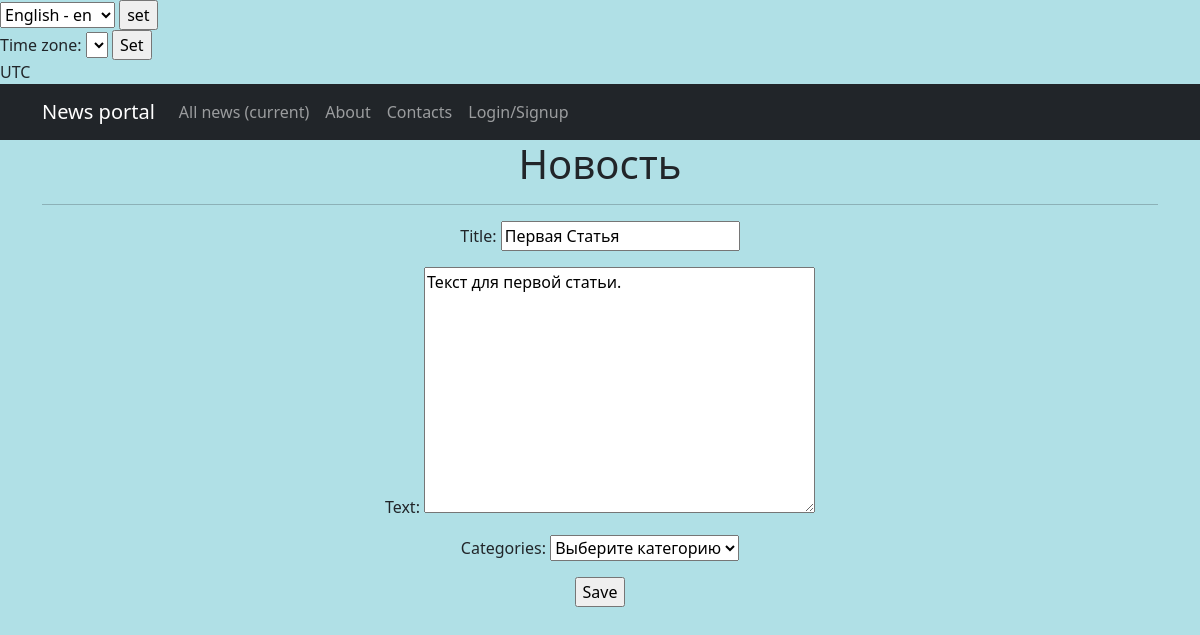
Before: /1/edit (signed in) with the older database file.
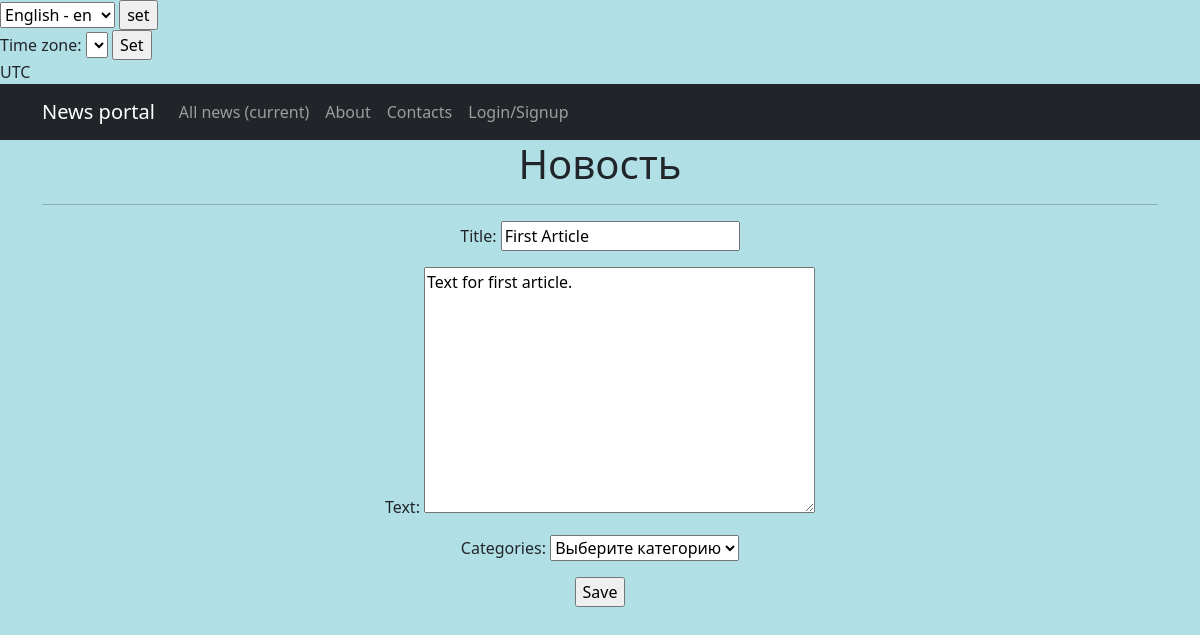
After: the same page with the newer database file.
### news_app/models.py (models this page shows, shortened)
class Post(models.Model):
    ARTICLE = 'AR'
    NEWS = 'NW'
    POST_TYPES = [
        (ARTICLE, 'Article'),
        (NEWS, 'News'),
    ]
    author = models.ForeignKey(Author, on_delete=models.CASCADE)
    type = models.CharField(max_length=2, choices=POST_TYPES, default=NEWS)
    created_at = models.DateTimeField(auto_now_add=True)
    categories = models.ManyToManyField(Category, through='PostCategory', verbose_name = pgettext_lazy('help text for Post model', 'This is the help text'),)
    title = models.CharField(max_length=128)
    text = models.TextField()
    rating = models.IntegerField(default=0)
    is_active = models.BooleanField(default=True)

### news_app/views.py (the view)
# urls.py: path('<int:pk>/edit', PostUpdate.as_view(), name='news_update'),
class PostUpdate(LoginRequiredMixin, PermissionRequiredMixin, UpdateView):
    permission_required = ('news_app.change_post',)
    form_class = PostForm
    model = Post
    template_name = 'news_edit.html'

### news_app/forms.py (shortened to what this page needs)
class PostForm(forms.ModelForm):
    class Meta:
        model = Post
        fields = [
            'title',
            'text',
        ]
    categories = forms.ModelChoiceField(
        queryset=Category.objects.all(),  # Доступные категории
        empty_label="Выберите категорию",  # Подсказка в выпадающем списке
        widget=forms.Select,  # Используем выпадающий список
    )

### news_app/models.py (called while the page is built)
    def __str__(self):
        return self.name

### templates/news_edit.html (shortened to what this page needs)
{% extends 'flatpages/default.html' %}
{% block content %}
<h1>Новость</h1>
<hr>
<form action="" method="post">
    {{ form.as_p }}
    <input type="submit" value="Save" />
</form>
{% endblock content %}

Changed rows visible on the page:
changed Post: title "Первая Статья" → "First Article"; text "Текст для первой статьи." → "Text for first article."
